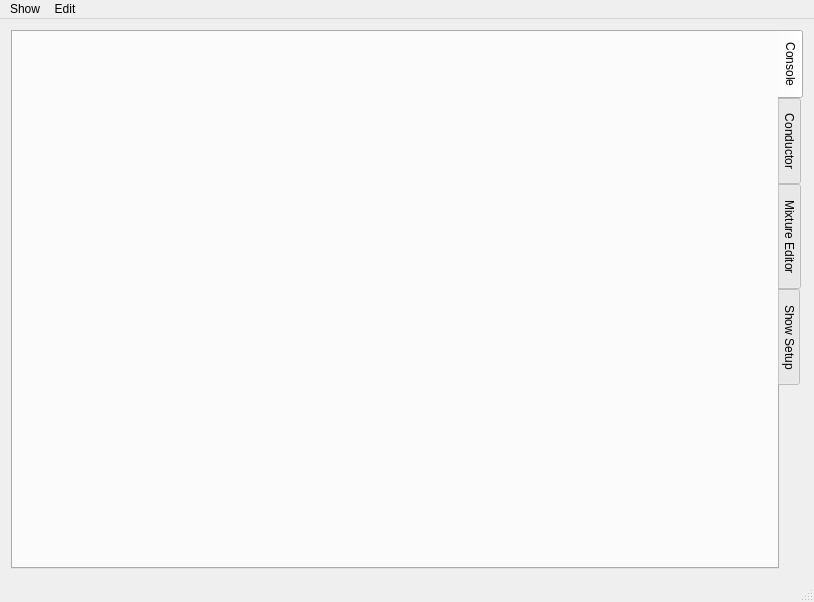
<?xml version="1.0" encoding="UTF-8"?>
<ui version="4.0">
 <class>MainWindow</class>
 <widget class="QMainWindow" name="MainWindow">
  <property name="geometry">
   <rect>
    <x>0</x>
    <y>0</y>
    <width>814</width>
    <height>602</height>
   </rect>
  </property>
  <property name="font">
   <font>
    <family>MS Shell Dlg 2</family>
   </font>
  </property>
  <property name="windowTitle">
   <string>GFTheater</string>
  </property>
  <widget class="QWidget" name="centralWidget">
   <layout class="QVBoxLayout" name="verticalLayout">
    <item>
     <widget class="QTabWidget" name="tabWidget">
      <property name="font">
       <font>
        <family>MS Shell Dlg 2</family>
       </font>
      </property>
      <property name="tabPosition">
       <enum>QTabWidget::East</enum>
      </property>
      <property name="tabShape">
       <enum>QTabWidget::Rounded</enum>
      </property>
      <property name="currentIndex">
       <number>0</number>
      </property>
      <property name="elideMode">
       <enum>Qt::ElideNone</enum>
      </property>
      <widget class="QWidget" name="tabConsole">
       <attribute name="title">
        <string>Console</string>
       </attribute>
      </widget>
      <widget class="QWidget" name="tabConductor">
       <attribute name="title">
        <string> Conductor </string>
       </attribute>
       <layout class="QVBoxLayout" name="verticalLayout_2"/>
      </widget>
      <widget class="QWidget" name="tabMixtureEditor">
       <attribute name="title">
        <string> Mixture Editor </string>
       </attribute>
       <layout class="QHBoxLayout" name="horizontalLayout_2">
        <item>
         <widget class="QSplitter" name="budgetSplitter">
          <property name="orientation">
           <enum>Qt::Horizontal</enum>
          </property>
         </widget>
        </item>
       </layout>
      </widget>
      <widget class="QWidget" name="tabShowSetup">
       <attribute name="title">
        <string> Show Setup </string>
       </attribute>
      </widget>
     </widget>
    </item>
   </layout>
  </widget>
  <widget class="QMenuBar" name="menuBar">
   <property name="geometry">
    <rect>
     <x>0</x>
     <y>0</y>
     <width>814</width>
     <height>26</height>
    </rect>
   </property>
   <widget class="QMenu" name="menuShow">
    <property name="title">
     <string>Show</string>
    </property>
    <addaction name="showNew"/>
    <addaction name="showOpen"/>
    <addaction name="showSave"/>
    <addaction name="showSaveAs"/>
    <addaction name="showClose"/>
    <addaction name="separator"/>
    <addaction name="actionQuit"/>
   </widget>
   <widget class="QMenu" name="menuEdit">
    <property name="title">
     <string>Edit</string>
    </property>
    <addaction name="editShowOptions"/>
    <addaction name="separator"/>
    <addaction name="actionConfiguration"/>
   </widget>
   <addaction name="menuShow"/>
   <addaction name="menuEdit"/>
  </widget>
  <widget class="QStatusBar" name="statusBar"/>
  <action name="actionQuit">
   <property name="text">
    <string>Quit</string>
   </property>
   <property name="shortcut">
    <string>Ctrl+Q</string>
   </property>
  </action>
  <action name="showOpen">
   <property name="text">
    <string>Open</string>
   </property>
   <property name="shortcut">
    <string>Ctrl+O</string>
   </property>
  </action>
  <action name="showSave">
   <property name="text">
    <string>Save</string>
   </property>
   <property name="shortcut">
    <string>Ctrl+S</string>
   </property>
  </action>
  <action name="editShowOptions">
   <property name="text">
    <string>Show options</string>
   </property>
  </action>
  <action name="showNew">
   <property name="text">
    <string>New</string>
   </property>
  </action>
  <action name="actionConfiguration">
   <property name="text">
    <string>Configuration</string>
   </property>
  </action>
  <action name="showClose">
   <property name="text">
    <string>Close</string>
   </property>
  </action>
  <action name="showSaveAs">
   <property name="text">
    <string>Save as</string>
   </property>
   <property name="shortcut">
    <string>Ctrl+Shift+S</string>
   </property>
  </action>
 </widget>
 <layoutdefault spacing="6" margin="11"/>
 <resources/>
 <connections>
  <connection>
   <sender>actionQuit</sender>
   <signal>triggered()</signal>
   <receiver>MainWindow</receiver>
   <slot>close()</slot>
   <hints>
    <hint type="sourcelabel">
     <x>-1</x>
     <y>-1</y>
    </hint>
    <hint type="destinationlabel">
     <x>425</x>
     <y>310</y>
    </hint>
   </hints>
  </connection>
 </connections>
</ui>
